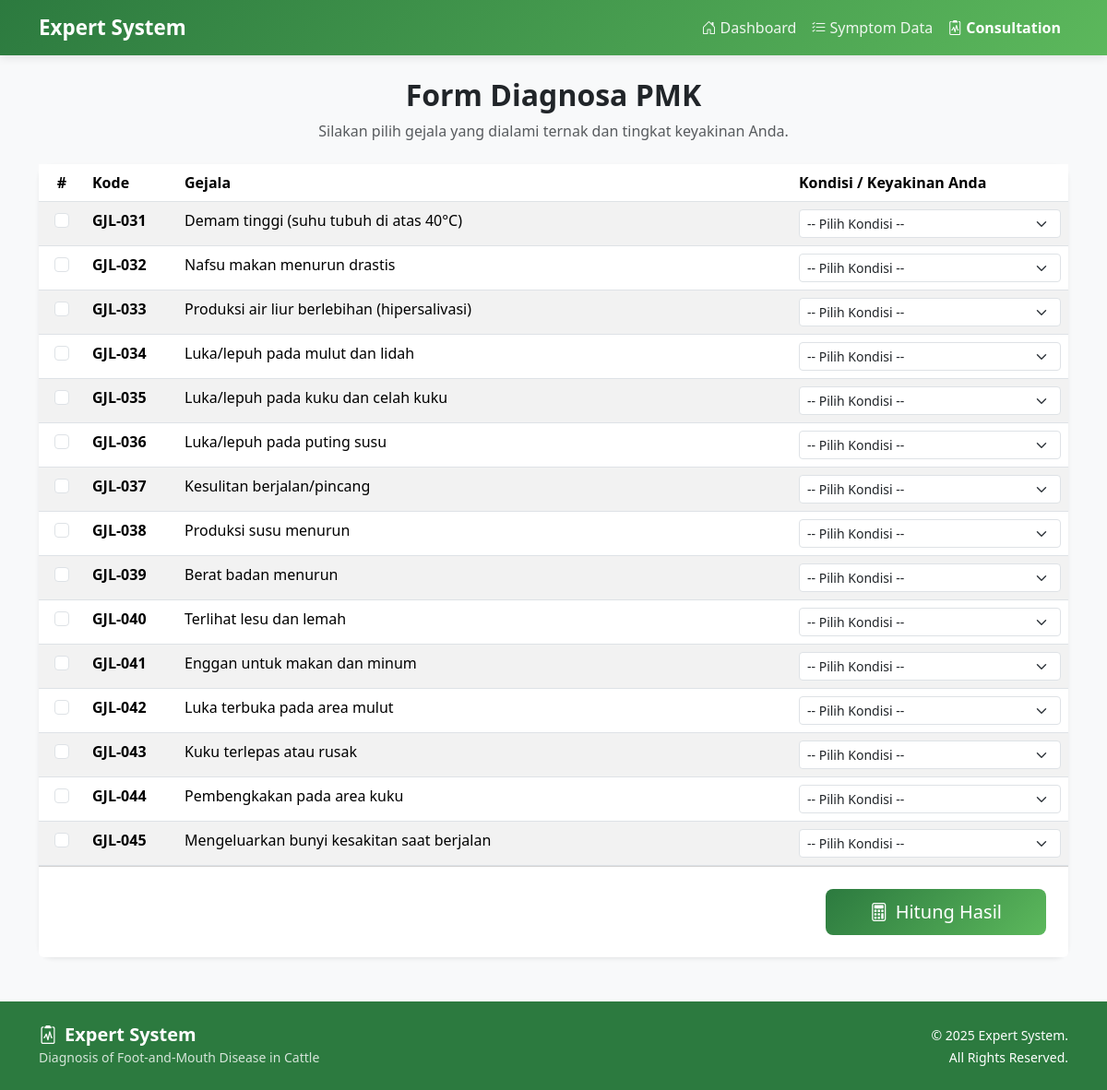
/consultation.php, run on the app's committed database.
### tables this page shows
CREATE TABLE IF NOT EXISTS symptoms (
    id INT AUTO_INCREMENT PRIMARY KEY,
    code VARCHAR(10) NOT NULL UNIQUE,
    name VARCHAR(255) NOT NULL,
    cf_expert DECIMAL(3,2) NOT NULL DEFAULT 0.00,
    created_at TIMESTAMP DEFAULT CURRENT_TIMESTAMP,
    updated_at TIMESTAMP DEFAULT CURRENT_TIMESTAMP ON UPDATE CURRENT_TIMESTAMP,
    CONSTRAINT chk_cf_expert CHECK (cf_expert >= 0.00 AND cf_expert <= 1.00)
);

### consultation.php (the view, shortened to what this page needs)
<?php
include 'includes/header.php';
?>
<div class="container mt-4 mb-5">
    <div class="text-center mb-4">
        <h2 class="fw-bold">Form Diagnosa PMK</h2>
        <p class="text-muted">Silakan pilih gejala yang dialami ternak dan tingkat keyakinan Anda.</p>
    </div>
    <form action="process_consultation.php" method="POST">
        <div class="card shadow-sm border-0">
            <div class="card-body p-0">
                <table class="table table-hover table-striped mb-0">
                    <thead class="bg-success text-white">
                        <tr>
                            <th width="50" class="text-center">#</th>
                            <th width="100">Kode</th>
                            <th>Gejala</th>
                            <th width="300">Kondisi / Keyakinan Anda</th>
                        </tr>
                    </thead>
                    <tbody>
                        <?php
                        $query = $conn->query("SELECT * FROM symptoms ORDER BY code ASC");
                        if ($query->num_rows > 0) {
                            while ($row = $query->fetch_assoc()) {
                        ?>
                            <tr>
                                <td class="text-center">
                                    <input class="form-check-input" type="checkbox" name="symptoms[]" value="<?= $row['id'] ?>">
                                </td>
                                <td><strong><?= $row['code'] ?></strong></td>
                                <td><?= $row['name'] ?></td>
                                <td>
                                    <select name="cf_user[<?= $row['id'] ?>]" class="form-select form-select-sm">
                                        <option value="0">-- Pilih Kondisi --</option>
                                    </select>
                                </td>
                            </tr>
                        <?php
                            }
                        } else {
                            echo "<tr><td colspan='4' class='text-center py-4'>Belum ada data gejala. Silakan input di menu Data Gejala.</td></tr>";
                        }
                        ?>
                    </tbody>
                </table>
            </div>
            <div class="card-footer bg-white p-4 text-end">
                <button type="submit" name="submit_diagnosis" class="btn btn-primary btn-lg px-5">
                    <i class="bi bi-calculator me-2"></i>Hitung Hasil
                </button>
            </div>
        </div>
    </form>
</div>
<?php include 'includes/footer.php'; ?>

### includes/header.php (shortened to what this page needs)
<!DOCTYPE html>
<html lang="id">
<head>
    <link href="https://cdn.jsdelivr.net/npm/bootstrap@5.3.2/dist/css/bootstrap.min.css" rel="stylesheet">
    <link rel="stylesheet" href="https://cdn.jsdelivr.net/npm/bootstrap-icons@1.11.1/font/bootstrap-icons.css">
</head>
<body>
    <nav class="navbar navbar-expand-lg navbar-dark sticky-top">
        <div class="container">
            <a class="navbar-brand" href="index.php">
                Expert System
            </a>
            <div class="collapse navbar-collapse" id="navbarNav">
                <ul class="navbar-nav ms-auto">
                    <li class="nav-item">
                        <a class="nav-link <?php echo basename($_SERVER['PHP_SELF']) == 'index.php' ? 'active' : ''; ?>" href="index.php">
                            <i class="bi bi-house-door me-1"></i>Dashboard
                        </a>
                    </li>
                    <li class="nav-item">
                        <a class="nav-link <?php echo basename($_SERVER['PHP_SELF']) == 'symptoms.php' ? 'active' : ''; ?>" href="symptoms.php">
                            <i class="bi bi-list-check me-1"></i>Symptom Data
                        </a>
                    </li>
                    <li class="nav-item">
                        <a class="nav-link <?php echo basename($_SERVER['PHP_SELF']) == 'consultation.php' ? 'active' : ''; ?>" href="consultation.php">
                            <i class="bi bi-clipboard2-pulse me-1"></i>Consultation
                        </a>
                    </li>
                </ul>
            </div>
        </div>
    </nav>
    <main>

### includes/footer.php (shortened to what this page needs)
</main>
    <footer class="py-4 mt-auto text-white" style="background-color: #2c7a3f;">
        <div class="container">
            <div class="row align-items-center">
                <div class="col-md-6 text-center text-md-start mb-3 mb-md-0">
                    <h5 class="mb-0 fw-bold">
                        <i class="bi bi-clipboard2-pulse me-2"></i>Expert System
                    </h5>
                    <small style="opacity: 0.8;">Diagnosis of Foot-and-Mouth Disease in Cattle</small>
                </div>
                <div class="col-md-6 text-center text-md-end">
                    <small>
                        &copy; <?php echo date('Y'); ?> Expert System.<br>
                        All Rights Reserved.
                    </small>
                </div>
            </div>
        </div>
    </footer>
</body>
</html>

### includes/header.php (style rules this page uses)
:root { --primary-color: #2c7a3f; --secondary-color: #5cb85c; --accent-color: #f0f9f0; }
body { background-color: #f8f9fa; font-family: 'Segoe UI', Tahoma, Geneva, Verdana, sans-serif; min-height: 100vh; display: flex; flex-direction: column; }
.navbar { background: linear-gradient(135deg, var(--primary-color) 0%, var(--secondary-color) 100%); box-shadow: 0 2px 10px rgba(0,0,0,0.1); }
.navbar-brand { font-weight: bold; font-size: 1.4rem; }
.nav-link { color: rgba(255,255,255,0.9) !important; transition: all 0.3s ease; }
.nav-link.active { color: #fff !important; font-weight: 600; }
.card { border: none; border-radius: 15px; box-shadow: 0 5px 15px rgba(0,0,0,0.08); transition: transform 0.3s ease, box-shadow 0.3s ease; }
.btn-primary { background: linear-gradient(135deg, var(--primary-color) 0%, var(--secondary-color) 100%); border: none; border-radius: 8px; padding: 10px 25px; transition: all 0.3s ease; }
main { flex: 1; }

### data on the page
symptoms: code "GJL-031", name "Demam tinggi (suhu tubuh di atas 40°C)", id "-- Pilih Kondisi --"
symptoms: code "GJL-032", name "Nafsu makan menurun drastis", id "-- Pilih Kondisi --"
symptoms: code "GJL-033", name "Produksi air liur berlebihan (hipersalivasi)", id "-- Pilih Kondisi --"
symptoms: code "GJL-034", name "Luka/lepuh pada mulut dan lidah", id "-- Pilih Kondisi --"
symptoms: code "GJL-035", name "Luka/lepuh pada kuku dan celah kuku", id "-- Pilih Kondisi --"
symptoms: code "GJL-036", name "Luka/lepuh pada puting susu", id "-- Pilih Kondisi --"
symptoms: code "GJL-037", name "Kesulitan berjalan/pincang", id "-- Pilih Kondisi --"
symptoms: code "GJL-038", name "Produksi susu menurun", id "-- Pilih Kondisi --"
symptoms: code "GJL-039", name "Berat badan menurun", id "-- Pilih Kondisi --"
symptoms: code "GJL-040", name "Terlihat lesu dan lemah", id "-- Pilih Kondisi --"
symptoms: code "GJL-041", name "Enggan untuk makan dan minum", id "-- Pilih Kondisi --"
symptoms: code "GJL-042", name "Luka terbuka pada area mulut", id "-- Pilih Kondisi --"
symptoms: code "GJL-043", name "Kuku terlepas atau rusak", id "-- Pilih Kondisi --"
symptoms: code "GJL-044", name "Pembengkakan pada area kuku", id "-- Pilih Kondisi --"
symptoms: code "GJL-045", name "Mengeluarkan bunyi kesakitan saat berjalan", id "-- Pilih Kondisi --"
